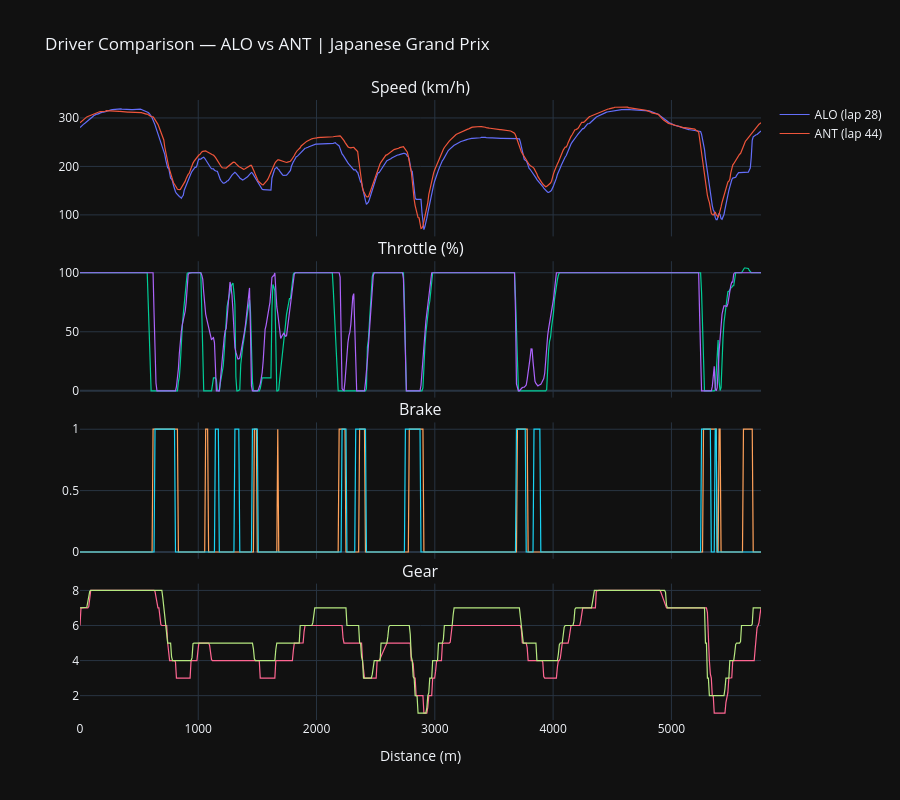

Notebook cell for this chart:
### Code cell
# ── 3.3 Throttle & brake traces — 4-panel subplot ────────────────────────────
# Speed / Throttle / Brake / Gear stacked on a shared distance axis.
# Shows the full driving style picture in one view.
fig = make_subplots(
    rows=4, cols=1,
    shared_xaxes=True,
    vertical_spacing=0.04,
    subplot_titles=["Speed (km/h)", "Throttle (%)", "Brake", "Gear"],
)

channels = [
    ("speed",    1),
    ("throttle", 2),
    ("brake",    3),
    ("n_gear",   4),
]

for channel, row in channels:
    for driver, tel, lap in [(DRIVER_A, tel_a_interp, LAP_A), (DRIVER_B, tel_b_interp, LAP_B)]:
        fig.add_trace(
            go.Scatter(
                x=tel["distance"],
                y=tel[channel].astype(float),
                name=f"{driver} (lap {lap})",
                mode="lines",
                line=dict(width=1.2),
                showlegend=(row == 1),  # legend only on first panel
            ),
            row=row, col=1,
        )

fig.update_layout(
    title=f"Driver Comparison — {DRIVER_A} vs {DRIVER_B} | {round_name}",
    template=PLOTLY_TEMPLATE,
    height=800,
    hovermode="x unified",
)
fig.update_xaxes(title_text="Distance (m)", row=4, col=1)
fig.show()

### Figure 1 — Plotly figure (JSON) as saved in the notebook; plotly's stock layout.template omitted (floating-point values rounded to 4 significant figures; data arrays with more than 128 entries replaced by an {"elided": "..."} marker saying what was removed)
{"data": [{"line": {"width": 1.2}, "mode": "lines", "name": "ALO (lap 28)", "showlegend": true, "type": "scatter", "x": {"elided": "700 float values"}, "xaxis": "x", "y": {"elided": "700 float values"}, "yaxis": "y"}, {"line": {"width": 1.2}, "mode": "lines", "name": "ANT (lap 44)", "showlegend": true, "type": "scatter", "x": {"elided": "700 float values"}, "xaxis": "x", "y": {"elided": "700 float values"}, "yaxis": "y"}, {"line": {"width": 1.2}, "mode": "lines", "name": "ALO (lap 28)", "showlegend": false, "type": "scatter", "x": {"elided": "700 float values"}, "xaxis": "x2", "y": {"elided": "700 float values"}, "yaxis": "y2"}, {"line": {"width": 1.2}, "mode": "lines", "name": "ANT (lap 44)", "showlegend": false, "type": "scatter", "x": {"elided": "700 float values"}, "xaxis": "x2", "y": {"elided": "700 float values"}, "yaxis": "y2"}, {"line": {"width": 1.2}, "mode": "lines", "name": "ALO (lap 28)", "showlegend": false, "type": "scatter", "x": {"elided": "700 float values"}, "xaxis": "x3", "y": {"elided": "700 int values"}, "yaxis": "y3"}, {"line": {"width": 1.2}, "mode": "lines", "name": "ANT (lap 44)", "showlegend": false, "type": "scatter", "x": {"elided": "700 float values"}, "xaxis": "x3", "y": {"elided": "700 int values"}, "yaxis": "y3"}, {"line": {"width": 1.2}, "mode": "lines", "name": "ALO (lap 28)", "showlegend": false, "type": "scatter", "x": {"elided": "700 float values"}, "xaxis": "x4", "y": {"elided": "700 float values"}, "yaxis": "y4"}, {"line": {"width": 1.2}, "mode": "lines", "name": "ANT (lap 44)", "showlegend": false, "type": "scatter", "x": {"elided": "700 float values"}, "xaxis": "x4", "y": {"elided": "700 float values"}, "yaxis": "y4"}], "layout": {"annotations": [{"font": {"size": 16}, "showarrow": false, "text": "Speed (km/h)", "x": 0.5, "xanchor": "center", "xref": "paper", "y": 1, "yanchor": "bottom", "yref": "paper"}, {"font": {"size": 16}, "showarrow": false, "text": "Throttle (%)", "x": 0.5, "xanchor": "center", "xref": "paper", "y": 0.74, "yanchor": "bottom", "yref": "paper"}, {"font": {"size": 16}, "showarrow": false, "text": "Brake", "x": 0.5, "xanchor": "center", "xref": "paper", "y": 0.48, "yanchor": "bottom", "yref": "paper"}, {"font": {"size": 16}, "showarrow": false, "text": "Gear", "x": 0.5, "xanchor": "center", "xref": "paper", "y": 0.22, "yanchor": "bottom", "yref": "paper"}], "height": 800, "hovermode": "x unified", "title": {"text": "Driver Comparison — ALO vs ANT | Japanese Grand Prix"}, "xaxis": {"anchor": "y", "domain": [0, 1], "matches": "x4", "showticklabels": false}, "xaxis2": {"anchor": "y2", "domain": [0, 1], "matches": "x4", "showticklabels": false}, "xaxis3": {"anchor": "y3", "domain": [0, 1], "matches": "x4", "showticklabels": false}, "xaxis4": {"anchor": "y4", "domain": [0, 1], "title": {"text": "Distance (m)"}}, "yaxis": {"anchor": "x", "domain": [0.78, 1]}, "yaxis2": {"anchor": "x2", "domain": [0.52, 0.74]}, "yaxis3": {"anchor": "x3", "domain": [0.26, 0.48]}, "yaxis4": {"anchor": "x4", "domain": [0, 0.22]}}}
